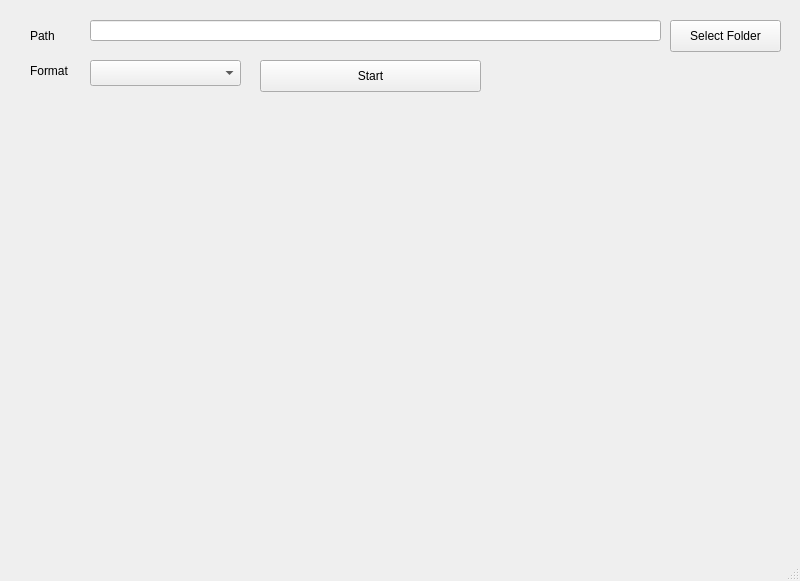
<?xml version="1.0" encoding="UTF-8"?>
<ui version="4.0">
 <class>MainWindow</class>
 <widget class="QMainWindow" name="MainWindow">
  <property name="geometry">
   <rect>
    <x>0</x>
    <y>0</y>
    <width>800</width>
    <height>581</height>
   </rect>
  </property>
  <property name="windowTitle">
   <string>MainWindow</string>
  </property>
  <widget class="QWidget" name="centralwidget">
   <widget class="QPushButton" name="btnLoad">
    <property name="geometry">
     <rect>
      <x>670</x>
      <y>20</y>
      <width>111</width>
      <height>32</height>
     </rect>
    </property>
    <property name="text">
     <string>Select Folder</string>
    </property>
   </widget>
   <widget class="QPushButton" name="btnStart">
    <property name="geometry">
     <rect>
      <x>260</x>
      <y>60</y>
      <width>221</width>
      <height>32</height>
     </rect>
    </property>
    <property name="text">
     <string>Start</string>
    </property>
   </widget>
   <widget class="QLabel" name="labelFormat">
    <property name="geometry">
     <rect>
      <x>30</x>
      <y>60</y>
      <width>60</width>
      <height>21</height>
     </rect>
    </property>
    <property name="text">
     <string>Format</string>
    </property>
   </widget>
   <widget class="QComboBox" name="comboBoxFormat">
    <property name="geometry">
     <rect>
      <x>90</x>
      <y>60</y>
      <width>151</width>
      <height>26</height>
     </rect>
    </property>
   </widget>
   <widget class="QLineEdit" name="lineEditLoad">
    <property name="geometry">
     <rect>
      <x>90</x>
      <y>20</y>
      <width>571</width>
      <height>21</height>
     </rect>
    </property>
    <property name="focusPolicy">
     <enum>Qt::TabFocus</enum>
    </property>
   </widget>
   <widget class="QLabel" name="labelPath">
    <property name="geometry">
     <rect>
      <x>30</x>
      <y>20</y>
      <width>60</width>
      <height>31</height>
     </rect>
    </property>
    <property name="text">
     <string>Path</string>
    </property>
   </widget>
  </widget>
  <widget class="QMenuBar" name="menubar">
   <property name="geometry">
    <rect>
     <x>0</x>
     <y>0</y>
     <width>800</width>
     <height>37</height>
    </rect>
   </property>
  </widget>
  <widget class="QStatusBar" name="statusbar"/>
 </widget>
 <resources/>
 <connections/>
</ui>
